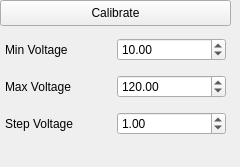
              <widget class="QWidget" name="ZStageCalibrate">
               <attribute name="title">
                <string>Calibrate</string>
               </attribute>
               <widget class="QWidget" name="ZStageCalibrateOptionsWidgetWidget" native="true">
                <property name="geometry">
                 <rect>
                  <x>0</x>
                  <y>22</y>
                  <width>227</width>
                  <height>136</height>
                 </rect>
                </property>
                <property name="sizePolicy">
                 <sizepolicy hsizetype="MinimumExpanding" vsizetype="MinimumExpanding">
                  <horstretch>0</horstretch>
                  <verstretch>0</verstretch>
                 </sizepolicy>
                </property>
                <property name="baseSize">
                 <size>
                  <width>227</width>
                  <height>136</height>
                 </size>
                </property>
                <widget class="QWidget" name="ZStageCalibrateOptionsWidget" native="true">
                 <property name="geometry">
                  <rect>
                   <x>0</x>
                   <y>0</y>
                   <width>231</width>
                   <height>131</height>
                  </rect>
                 </property>
                 <layout class="QGridLayout" name="gridLayout_38">
                  <property name="leftMargin">
                   <number>5</number>
                  </property>
                  <property name="topMargin">
                   <number>5</number>
                  </property>
                  <property name="rightMargin">
                   <number>5</number>
                  </property>
                  <property name="bottomMargin">
                   <number>5</number>
                  </property>
                  <property name="spacing">
                   <number>3</number>
                  </property>
                  <item row="2" column="0">
                   <widget class="QLabel" name="labZStageStepV">
                    <property name="text">
                     <string>Step Voltage</string>
                    </property>
                   </widget>
                  </item>
                  <item row="1" column="0">
                   <widget class="QLabel" name="labZStageMaxV">
                    <property name="text">
                     <string>Max Voltage</string>
                    </property>
                   </widget>
                  </item>
                  <item row="0" column="0">
                   <widget class="QLabel" name="labZStageMinV">
                    <property name="text">
                     <string>Min Voltage</string>
                    </property>
                   </widget>
                  </item>
                  <item row="0" column="1">
                   <widget class="QDoubleSpinBox" name="ZStageMinV">
                    <property name="maximum">
                     <double>140.000000000000000</double>
                    </property>
                    <property name="value">
                     <double>10.000000000000000</double>
                    </property>
                   </widget>
                  </item>
                  <item row="1" column="1">
                   <widget class="QDoubleSpinBox" name="ZStageMaxV">
                    <property name="maximum">
                     <double>140.000000000000000</double>
                    </property>
                    <property name="value">
                     <double>120.000000000000000</double>
                    </property>
                   </widget>
                  </item>
                  <item row="2" column="1">
                   <widget class="QDoubleSpinBox" name="ZStageStepV">
                    <property name="decimals">
                     <number>2</number>
                    </property>
                    <property name="minimum">
                     <double>0.010000000000000</double>
                    </property>
                    <property name="singleStep">
                     <double>0.010000000000000</double>
                    </property>
                    <property name="value">
                     <double>1.000000000000000</double>
                    </property>
                   </widget>
                  </item>
                 </layout>
                </widget>
               </widget>
               <widget class="QPushButton" name="ZStageCalibrateButton">
                <property name="geometry">
                 <rect>
                  <x>0</x>
                  <y>0</y>
                  <width>231</width>
                  <height>26</height>
                 </rect>
                </property>
                <property name="sizePolicy">
                 <sizepolicy hsizetype="MinimumExpanding" vsizetype="Fixed">
                  <horstretch>0</horstretch>
                  <verstretch>0</verstretch>
                 </sizepolicy>
                </property>
                <property name="text">
                 <string>Calibrate</string>
                </property>
               </widget>
              </widget>
